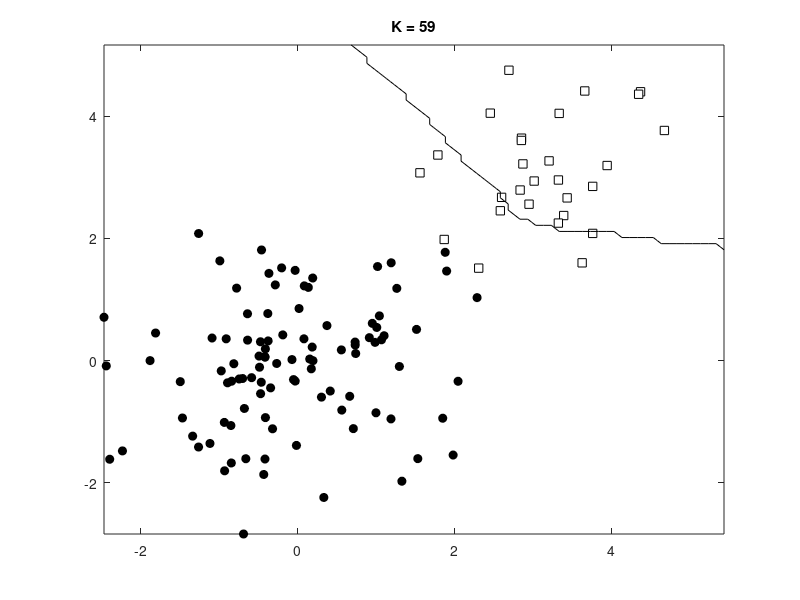

Write the MATLAB code that produced this figure.
%{

%}

clc; close all; clear all;

% Generate some data
N1 = 100; N2 = 30; % Class sizes
x = [randn(N1,2);randn(N2,2)+3];
t = [repmat(0,N1,1);repmat(1,N2,1)];
N = size(x,1);

%Plot the data
ma = {'ko','ks'};
fc = {[0 0 0],[1 1 1]};
tv = unique(t);
figure(1); hold off
for i = 1:length(tv)
    pos = find(t==tv(i));
    plot(x(pos,1),x(pos,2),ma{i},'markerfacecolor',fc{i});
    hold on
end

% Generate the decision boundaries for various values of K

[Xv Yv] = meshgrid(min(x(:,1)):0.1:max(x(:,1)),min(x(:,2)):0.1:max(x(:,2)));
% Loop over test points

Kvals = [1 2 5 10 20 50 59];
for kv = 1:length(Kvals)
    classes = zeros(size(Xv));
    K = Kvals(kv);
    for i = 1:length(Xv(:))
        this = [Xv(i) Yv(i)];
        dists = sum((x - repmat(this,N,1)).^2,2);
        [d I] = sort(dists,'ascend');
        [a,b] = hist(t(I(1:K)));
        pos = find(a==max(a));
        if length(pos)>1
            order = randperm(length(pos));
            pos = pos(order(1));
        end
        classes(i) = b(pos);
    end
    figure(1); hold off
    for i = 1:length(tv)
        pos = find(t==tv(i));
        plot(x(pos,1),x(pos,2),ma{i},'markerfacecolor',fc{i});
        hold on
    end
    contour(Xv,Yv,classes,[0.5 0.5],'k')
    ti = sprintf('K = %g',K);
    title(ti);
end